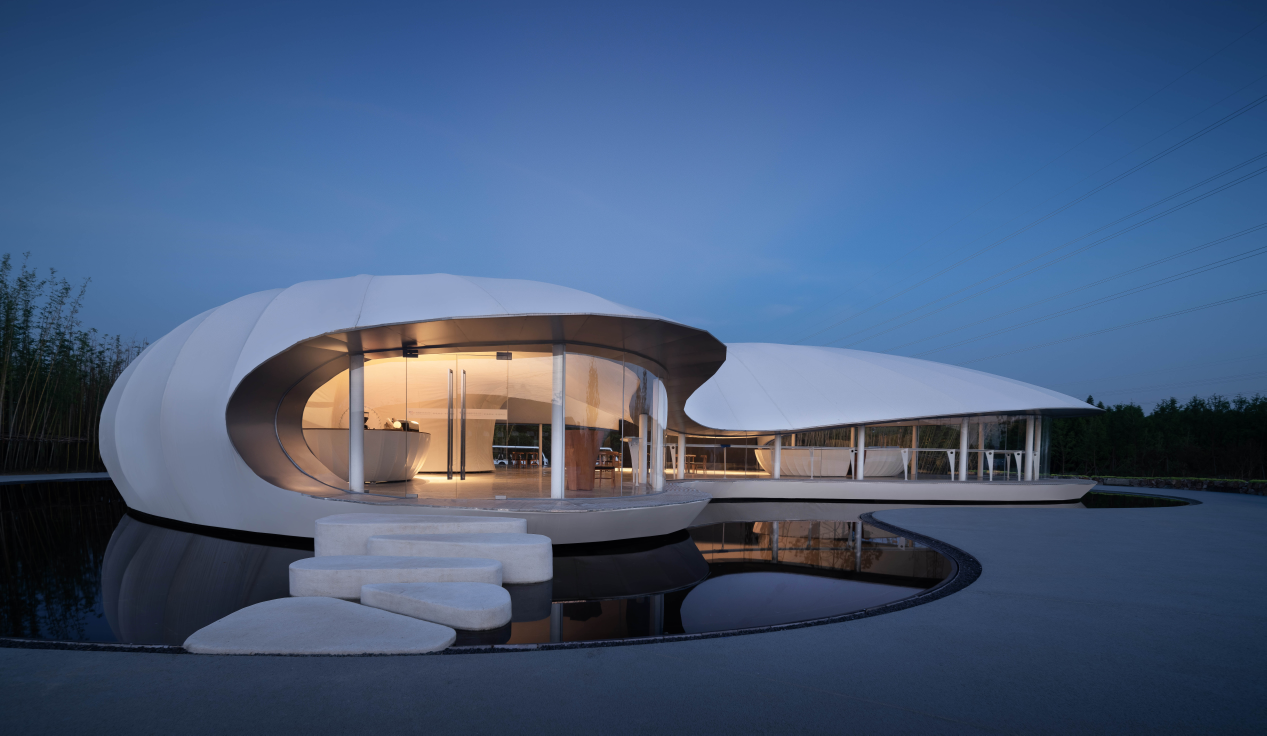
#> input picture Arch-Circare-v2/navigator/data/images/p_0001/hero2.jpeg, 8864 x 5146 px (shown at 1/7 size); its folder holds only this picture in this run
$ python figure1_catalog.py
#> lines starting #> are read from the running program, lines starting #| are printed output that depends on the picture
### Arch-Circare-v2/scripts/CAADRIA/common.py
import os
import glob
from pathlib import Path
from typing import Iterable, List, Tuple, Dict, Optional

import numpy as np
from PIL import Image, ImageDraw, ImageFont
import json
import glob as _glob

try:
	import cv2  # type: ignore
	_CV2 = True
except Exception:
	_CV2 = False


# Default locations (can be overridden via CLI args)
REPO_ROOT = Path(__file__).resolve().parents[2]

def _detect_default_data_dir() -> Path:
	"""
	Detect data dir under repo root, preferring:
	1) <repo>/data (if it contains images/)
	2) <repo>/navigator/data (if it contains images/)
	3) fallback to <repo>/data
	"""
	candidates = [
		REPO_ROOT / "data",
		REPO_ROOT / "navigator" / "data",
	]
	for c in candidates:
		if (c / "images").exists():
			return c
	return REPO_ROOT / "data"

DEFAULT_DATA_DIR = _detect_default_data_dir()
DEFAULT_OUTPUT_DIR = Path(__file__).resolve().parent / "OUTPUTS"


def ensure_output_dir(out_dir: str | os.PathLike | None = None) -> Path:
	p = Path(out_dir) if out_dir else DEFAULT_OUTPUT_DIR
	p.mkdir(parents=True, exist_ok=True)
	return p


def list_image_files(images_root: str | os.PathLike) -> List[Path]:
	"""
	Collect all jpg/jpeg/png under data/images/* (recursively per project).
	"""
	images_root = Path(images_root)
	patterns = ["**/*.jpg", "**/*.jpeg", "**/*.png", "**/*.JPG", "**/*.JPEG", "**/*.PNG"]
	all_files: List[Path] = []
	for proj_dir in sorted((images_root).glob("*")):
		if not proj_dir.is_dir():
			continue
		for pat in patterns:
			all_files.extend(sorted(proj_dir.glob(pat)))
	return all_files


# [49 lines left out: functions load_external_metadata, categorize_with_metadata, not called in this run]


def categorize_image_by_filename(path: Path) -> str:
	"""
	Heuristic categorization based on filename tokens.
	Returns one of: 'exterior', 'interior', 'plan', 'unknown'.
	"""
	name = path.stem.lower()
	ext_tokens = [
		"facade", "façade", "exterior", "outside", "street", "hero", "elevation", "urban"
	]
	int_tokens = [
		"interior", "inside", "atrium", "lobby", "hall", "room", "gallery", "corridor", "stair", "void"
	]
	plan_tokens = [
		"plan", "floorplan", "floor_plan", "ground_floor_plan", "site_plan", "drawing", "diagram", "diagrams"
	]
	if any(tok in name for tok in ext_tokens):
		return "exterior"
	if any(tok in name for tok in int_tokens):
		return "interior"
	if any(tok in name for tok in plan_tokens):
		return "plan"
	return "unknown"


def resize_with_max_side(pil: Image.Image, max_side: int) -> Image.Image:
	w, h = pil.size
	if max(w, h) <= max_side:
		return pil
	scale = max_side / float(max(w, h))
	nw, nh = int(round(w * scale)), int(round(h * scale))
	return pil.resize((nw, nh), Image.BICUBIC)


def pil_from_path(path: Path) -> Image.Image:
	return Image.open(path).convert("RGB")


# [5 lines left out: function cosine_similarity, not called in this run]


def draw_label_bar(pil: Image.Image, text: str, bar_height: int = 28) -> Image.Image:
	"""
	Add a label bar at the bottom of the image with provided text.
	"""
	w, h = pil.size
	out = Image.new("RGB", (w, h + bar_height), color=(255, 255, 255))
	out.paste(pil, (0, 0))
	draw = ImageDraw.Draw(out)
	try:
		# Try a common font; not guaranteed on all systems
		font = ImageFont.truetype("arial.ttf", 14)
	except Exception:
		font = ImageFont.load_default()
	draw.text((8, h + 6), text, fill=(0, 0, 0), font=font)
	return out


# [29 lines left out: function overlay_heatmap, not called in this run]


def make_grid(images: List[Image.Image], cols: int, pad: int = 8, bg=(255, 255, 255)) -> Image.Image:
	"""
	Pack images into a grid with fixed number of columns. Rows inferred.
	Images are assumed pre-resized to a common size.
	"""
	if not images:
		return Image.new("RGB", (512, 512), color=bg)
	w, h = images[0].size
	rows = (len(images) + cols - 1) // cols
	grid_w = cols * w + (cols - 1) * pad
	grid_h = rows * h + (rows - 1) * pad
	canvas = Image.new("RGB", (grid_w, grid_h), color=bg)
	for idx, im in enumerate(images):
		r = idx // cols
		c = idx % cols
		x = c * (w + pad)
		y = r * (h + pad)
		canvas.paste(im, (x, y))
	return canvas


def path_labels_for_catalog(paths: List[Path]) -> List[str]:
	"""
	Derive concise labels for catalog grid cells.
	Format: <project_id>/<filename>
	"""
	out = []
	for p in paths:
		try:
			proj = p.parent.name
			out.append(f"{proj}/{p.name}")
		except Exception:
			out.append(p.name)
	return out

### Arch-Circare-v2/scripts/CAADRIA/figure1_catalog.py
import argparse
import json
import os
from pathlib import Path
from typing import Dict, List

from PIL import Image

from common import (
	DEFAULT_DATA_DIR,
	ensure_output_dir,
	list_image_files,
	categorize_image_by_filename,
	categorize_with_metadata,
	load_external_metadata,
	pil_from_path,
	resize_with_max_side,
	make_grid,
	draw_label_bar,
	path_labels_for_catalog,
)


def load_datasets_config(path: str | None) -> Dict[str, List[str]]:
	"""
	Load mapping of dataset label -> list of project_id.
	If not provided, return a single dataset 'All' with no filtering.
	"""
	if not path:
		return {"All": []}
	p = Path(path)
	with open(p, "r", encoding="utf-8") as f:
		data = json.load(f)
	# Expecting: {"A": ["p_x", ...], "B": [...], "C": [...]}
	return {str(k): list(v) for k, v in data.items()}


def filter_by_projects(paths: List[Path], project_ids: List[str]) -> List[Path]:
	if not project_ids:
		return paths
	pid_set = set(project_ids)
	return [p for p in paths if p.parent.name in pid_set]


def build_catalog(images_root: Path, project_ids: List[str], mode: str, cell_side: int, cols: int, max_images: int, meta_glob: str | None) -> Image.Image:
	paths = list_image_files(images_root)
	paths = filter_by_projects(paths, project_ids)
	meta_index = load_external_metadata(meta_glob) if meta_glob else {}
	if mode == "exterior":
		paths = [p for p in paths if (categorize_with_metadata(p, meta_index) if meta_index else categorize_image_by_filename(p)) == "exterior"]
	elif mode == "interior":
		paths = [p for p in paths if (categorize_with_metadata(p, meta_index) if meta_index else categorize_image_by_filename(p)) == "interior"]
	else:
		paths = []
	if not paths:
		return Image.new("RGB", (cols * cell_side, cell_side), color=(255, 255, 255))
	paths = paths[:max_images]
	ims = []
	labels = path_labels_for_catalog(paths)
	for p, label in zip(paths, labels):
		im = resize_with_max_side(pil_from_path(p), cell_side)
		# letterbox to square cell
		canvas = Image.new("RGB", (cell_side, cell_side), color=(255, 255, 255))
		x = (cell_side - im.width) // 2
		y = (cell_side - im.height) // 2
		canvas.paste(im, (x, y))
		canvas = draw_label_bar(canvas, label, bar_height=24)
		ims.append(canvas)
	grid = make_grid(ims, cols=cols, pad=8)
	return grid


def main():
	ap = argparse.ArgumentParser(description="Figure 1: Catalogs for Dataset A/B/C (exterior + interior). Plans skipped per instruction.")
	ap.add_argument("--data-dir", type=str, default=str(DEFAULT_DATA_DIR), help="Path to data directory (expects images under data/images)")
	ap.add_argument("--datasets-config", type=str, default=None, help="JSON mapping label->list(project_id). Example: {\"A\": [\"p_foo\"], \"B\":[], \"C\":[]}")
	ap.add_argument("--output-dir", type=str, default=None, help="Output directory (default: scripts/CAADRIA/OUTPUTS)")
	ap.add_argument("--cols", type=int, default=6, help="Grid columns")
	ap.add_argument("--cell", type=int, default=256, help="Cell max side in pixels")
	ap.add_argument("--max-images", type=int, default=36, help="Max images per catalog")
	ap.add_argument("--ext-meta-glob", type=str, default=None, help="Optional glob for external per-project metadata JSONs (with exteriors/interiors lists).")
	args = ap.parse_args()

	data_dir = Path(args.data_dir)
	images_root = data_dir / "images"
	if not images_root.exists():
		raise FileNotFoundError(f"Images directory not found: {images_root}")

	out_dir = ensure_output_dir(args.output_dir)
	ds_map = load_datasets_config(args.datasets_config)

	for label, proj_ids in ds_map.items():
		for mode in ("exterior", "interior"):
			img = build_catalog(images_root, proj_ids, mode, cell_side=args.cell, cols=args.cols, max_images=args.max_images, meta_glob=args.ext_meta_glob)
#> in pil_from_path, returned value is the input picture: PIL image 8864x5146 RGB; mean R, G, B 70.5, 90.5, 122.2
#> in resize_with_max_side, `w, h = pil.size`: w = 8864; h = 5146
#> in resize_with_max_side, `scale = max_side / float(max(w, h))`: scale = 0.0289
#> in resize_with_max_side, `nw, nh = int(round(w * scale)), int(round(h * scale))`: nw = 256; nh = 149
#> in resize_with_max_side, `return pil.resize((nw, nh), Image.BICUBIC)`:
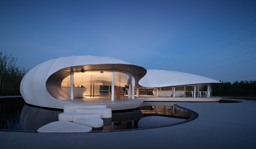
#> returned value: PIL image 256x149 RGB; mean R, G, B 70.5, 90.5, 122.2
#> in build_catalog, `canvas = Image.new("RGB", (cell_side, cell_side), color=(255, 255, 255))`: canvas: PIL image 256x256 RGB; every value is 255
#> in build_catalog, `canvas.paste(im, (x, y))`:
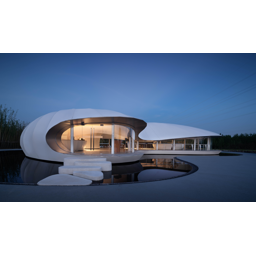
#> canvas: PIL image 256x256 RGB; mean R, G, B 147.6, 159.3, 177.7
#> in draw_label_bar, `out = Image.new("RGB", (w, h + bar_height), color=(255, 255, 255))`: out: PIL image 256x280 RGB; every value is 255
#> in draw_label_bar, `out.paste(pil, (0, 0))`:
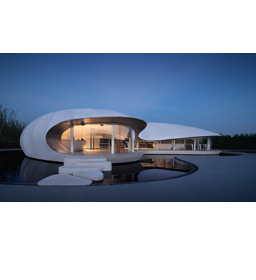
#> out: PIL image 256x280 RGB; mean R, G, B 156.8, 167.5, 184.3
#> in make_grid, `w, h = images[0].size`: w = 256; h = 280
#> in make_grid, `grid_w = cols * w + (cols - 1) * pad`: grid_w = 1576
#> in make_grid, `canvas = Image.new("RGB", (grid_w, grid_h), color=bg)`: canvas: PIL image 1576x280 RGB; every value is 255
#> after the loop in make_grid, `for idx, im in enumerate(images):`:
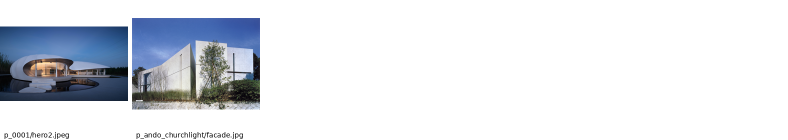
#> canvas: PIL image 1576x280 RGB (shown at 1/2 size); mean R, G, B 223.9, 227.1, 232.4
			fname = f"figure_1_{label.lower()}_{mode}.png"
			out_path = out_dir / fname
			out_path.parent.mkdir(parents=True, exist_ok=True)
			img.save(out_path)
			print(f"[ok] Wrote {out_path}")


if __name__ == "__main__":
	main()
